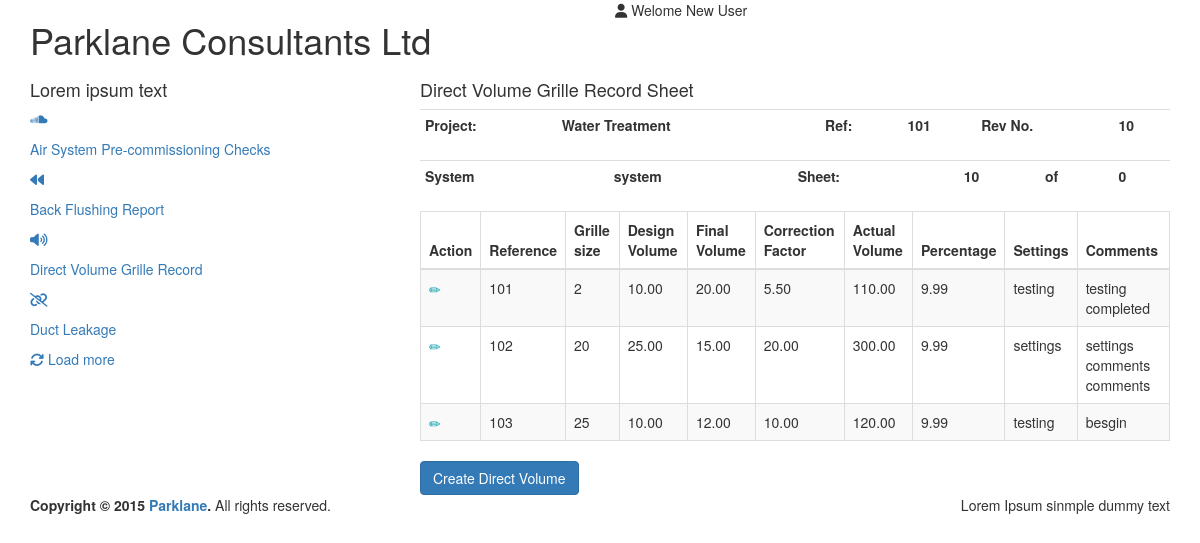
/index.php/projectmaster/directvol, run on an earlier commit of the app's database.
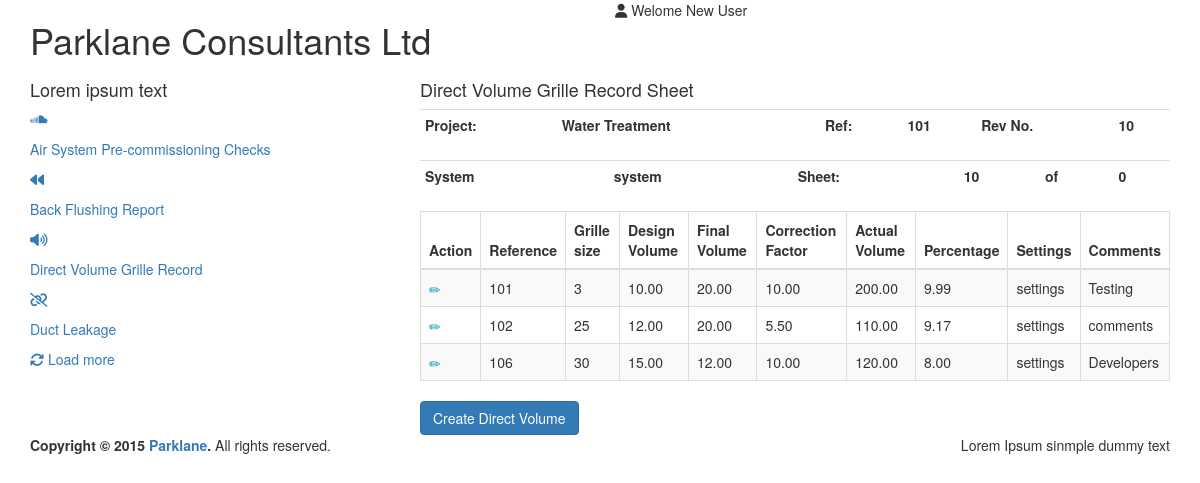
And on a later commit of the database.
### tables this page shows
CREATE TABLE IF NOT EXISTS `projectprocess` (
  `id` int(11) NOT NULL AUTO_INCREMENT,
  `engineername` varchar(50) NOT NULL,
  `project` varchar(255) NOT NULL,
  `system` varchar(255) NOT NULL,
  `date` varchar(50) NOT NULL,
  `refno` int(50) NOT NULL,
  `totnopages` int(50) NOT NULL,
  `client` varchar(255) NOT NULL,
  PRIMARY KEY (`id`)
);

CREATE TABLE IF NOT EXISTS `directvolume` (
  `id` int(11) NOT NULL AUTO_INCREMENT,
  `reference` varchar(50) NOT NULL,
  `grillesize` int(50) NOT NULL,
  `designvolume` float(10,2) NOT NULL,
  `finalvolume` float(10,2) NOT NULL,
  `correctionfactor` float(10,2) NOT NULL,
  `actualvolume` float(10,2) NOT NULL,
  `percentage` float(3,2) NOT NULL,
  `settings` varchar(255) NOT NULL,
  `comments` text NOT NULL,
  PRIMARY KEY (`id`)
);

### application/core/MY_Controller.php (called while the page is built, shortened)
<?php
class MY_Controller extends CI_Controller {
    public function viewTemplates($view, $data, $template = array()) {
        if (isset($template['header'])) {
            $this->load->view($template['header']);
        } else {
            $this->load->view('common/header');
        }
        if (isset($template['left_content']) && empty($template['content'])) {
            $this->load->view($template['left_content']);
        } elseif (empty($template['content'])) {
            $this->load->view('common/left_content');
        }
        $this->load->view($view, $data);
        if (isset($template['footer'])) {
            $this->load->view($template['footer']);
        } else {
            $this->load->view('common/footer');
        }
    }
}

### application/controllers/Projectmaster.php (called while the page is built, shortened)
<?php
class Projectmaster extends MY_Controller {
    public function directvol() {
        $result['direct_volume'] = $this->projectprocess->get_direct_volume();
        $result['project'] = $this->projectprocess->get_project_process();
        $this->viewTemplates('direct_volume_view', $result);
    }
}

### index.php (called while the page is built, shortened)
<?php
require_once BASEPATH.'core/CodeIgniter.php';

### application/models/Projectprocess.php (called while the page is built, shortened)
<?PHP
class Projectprocess extends CI_Model {
    public function get_project_process() {
        $sql = "SELECT * FROM projectprocess ";
        $query = $this->db->query($sql);
        return $result = $query->row_array();
    }
    public function get_direct_volume() {
        $sql = "SELECT * FROM directvolume";
        $query = $this->db->query($sql);
        return $result = $query->result_array();
    }
}
?>

### application/views/direct_volume_view.php (the view, shortened to what this page needs)
<div class="col-md-8">
    <div class="tabcontent">
        <h4 class="animated zoomIn">Direct Volume Grille Record Sheet</h4>
        <div class="box animated zoomIn">
            <div class="box-body no-padding">
                <table class="table table-condensed">
                    <tbody>
                        <tr>
                            <th>Project:</th>
                            <th><?php echo $project['project']; ?></th>
                            <th>Ref:</th>
                            <th><?php echo $project['refno']; ?></th>
                            <th>Rev No.</th>
                            <th>10</th>
                        </tr>
                    </tbody>
                </table>
            </div>
        </div>
        <div class="box animated zoomIn">
            <div class="box-body no-padding">
                <table class="table table-condensed">
                    <tbody>
                        <tr>
                            <th>System</th>
                            <th><?php echo $project['system'] ?></th>
                            <th>Sheet:</th>
                            <th><?php echo $project['totnopages'] ?></th>
                            <th>of</th>
                            <th>0</th>
                        </tr>
                    </tbody>
                </table>
            </div>
        </div>
        <div class="box animated zoomIn">
            <div class="box-body no-padding">
                <table  id="example2" class="table table-bordered table-striped">
                    <thead>
                        <tr class="datatable_header">
                            <th>Action</th>
                            <th>Reference</th>
                            <th>Grille size</th>
                            <th>Design Volume</th>
                            <th>Final Volume</th>
                            <th>Correction Factor</th>
                            <th>Actual Volume</th>
                            <th>Percentage</th>
                            <th>Settings</th>
                            <th>Comments</th>
                        </tr>
                    </thead>
                    <tbody>
                        <?php
                        foreach ($direct_volume as $result) {
                            ?>
                            <tr>
                                <td class="sorting_edit_delete"><a title="Edit" href="<?php echo base_url(); ?>projectmaster/edit_direct_vol/<?php echo $result['id'] ?>"><span class="glyphicon glyphicon-pencil" style="color:#009CAB;"></span></a>&nbsp;&nbsp;<a title="Delete" onclick="return confirmDelete();" href="<?php echo base_url(); ?>projectmaster/delete_direct_vol/<?php echo $result['id'] ?>"><span class="glyphicon glyphicon-trash"style="color:#C40001;"></span></a></td>
                                <td><?php echo $result['reference']; ?></td>
                                <td><?php echo $result['grillesize']; ?></td>
                                <td><?php echo $result['designvolume']; ?></td>
                                <td><?php echo $result['finalvolume']; ?></td>
                                <td><?php echo $result['correctionfactor']; ?></td>
                                <td><?php echo $result['actualvolume']; ?></td>
                                <td><?php echo $result['percentage']; ?></td>
                                <td><?php echo $result['settings']; ?></td>
                                <td><?php echo $result['comments']; ?></td>
                            </tr>
                            <?php
                        }
                        ?>
                    </tbody>
                </table>
                <div class="box-footer">
                    <a href="<?php echo base_url(); ?>projectmaster/create_direct_volume"><button class="btn btn-primary" type="button">Create Direct Volume</button></a>
                </div>
            </div>
        </div>
    </div>
</div>

### application/views/common/header.php (shortened to what this page needs)
?><!DOCTYPE html>
<html lang="en">
    <head>
        <link rel="stylesheet" href="<?php echo base_url(); ?>assets/backend/css/bootstrap.min.css"/>
        <link rel="stylesheet" href="<?php echo base_url(); ?>assets/backend/css/animate.css"/>
        <link rel="stylesheet" href="<?php echo base_url(); ?>assets/backend/css/font-awesome.min.css"/>
        <link rel="stylesheet" href="<?php echo base_url(); ?>assets/backend/css/admin.css"/>
        <link rel="stylesheet" href="<?php echo base_url(); ?>assets/backend/css/icon-theme.css"/>
        <link rel="stylesheet" href="<?php echo base_url(); ?>assets/backend/css/datepicker3.css">
        <link rel="stylesheet" href="<?php echo base_url(); ?>assets/backend/datatables/dataTables.bootstrap.css">
    </head>
    <body>
        <div class="navbar-masthead headertop">
            <div class="container">
                <div class="row">
                    <div class="col-md-6 col-xs-12 col-sm-12">
                        <div class="headertxt">
                            <h1>Parklane Consultants Ltd</h1>
                        </div>
                    </div>
                    <div class="col-md-6 col-xs-12 col-sm-12">
                        <div class="usrtxt">
                            <p><i class="fa fa-user"></i> Welome New User</p>
                        </div>
                    </div>
                </div>
            </div>
        </div>

### application/views/common/left_content.php (shortened to what this page needs)
<div class="container">
    <div class="row">
        <div class="col-md-4">
            <div class="icontab">
                <h4 class="animated fadeInDownBig">Lorem ipsum text</h4>
                <div id="previous">
                    <div class="tabbox animated zoomIn element">
                        <a href="<?php echo base_url(); ?>projectmaster/airSystem"  id="airSystem">
                            <p><i class="fa fa-soundcloud selected"></i></p>
                            <p>Air System Pre-commissioning Checks</p>
                        </a>
                    </div>
                    <div class="tabbox animated zoomIn element">
                        <a href="<?php echo base_url(); ?>projectmaster/backflush" id="backflush">
                            <p><i class="fa fa-backward"></i></p>
                            <p>Back Flushing Report</p>
                        </a>
                    </div>
                    <div class="tabbox animated zoomIn element">
                        <a href="<?php echo base_url(); ?>projectmaster/directvol" id="directvol">
                            <p><i class="fa fa-volume-up"></i></p>
                            <p>Direct Volume Grille Record</p>
                        </a>
                    </div>
                    <div class="tabbox animated zoomIn element">
                        <a href="#">
                            <p><i class="fa fa-chain-broken"></i></p>
                            <p>Duct Leakage</p>
                        </a>
                    </div>
                </div>
                <div class="loadmre" id="loadmore">
                    <a href="#"><i class="fa fa-refresh"></i> Load more</a>
                </div>
            </div>
        </div>

### application/views/common/footer.php (shortened to what this page needs)
</div>
</div>
<div class="footerlast">
    <div class="container">
        <div class="pull-right hidden-xs">
            Lorem Ipsum sinmple dummy text
        </div>
        <strong>Copyright &copy; 2015 <a href="#">Parklane</a>.</strong> All rights reserved.
    </div>
</div>
</body>
</html>

What changed in the data, as far as the page shows it:
removed directvolume: reference "101", grillesize "2", designvolume "10.00", finalvolume "20.00", correctionfactor "5.50", actualvolume "110.00", percentage "9.99", settings "testing", comments "testing completed"
changed directvolume: reference "102" → "101"; grillesize "20" → "3"; designvolume "25.00" → "10.00"; finalvolume "15.00" → "20.00"; correctionfactor "20.00" → "10.00"; actualvolume "300.00" → "200.00"; comments "settings comments comments" → "Testing"
added directvolume: reference "102", grillesize "25", designvolume "12.00", finalvolume "20.00", correctionfactor "5.50", actualvolume "110.00", percentage "9.17", settings "settings", comments "comments"
changed directvolume: reference "103" → "106"; grillesize "25" → "30"; designvolume "10.00" → "15.00"; percentage "9.99" → "8.00"; settings "testing" → "settings"; comments "besgin" → "Developers"
